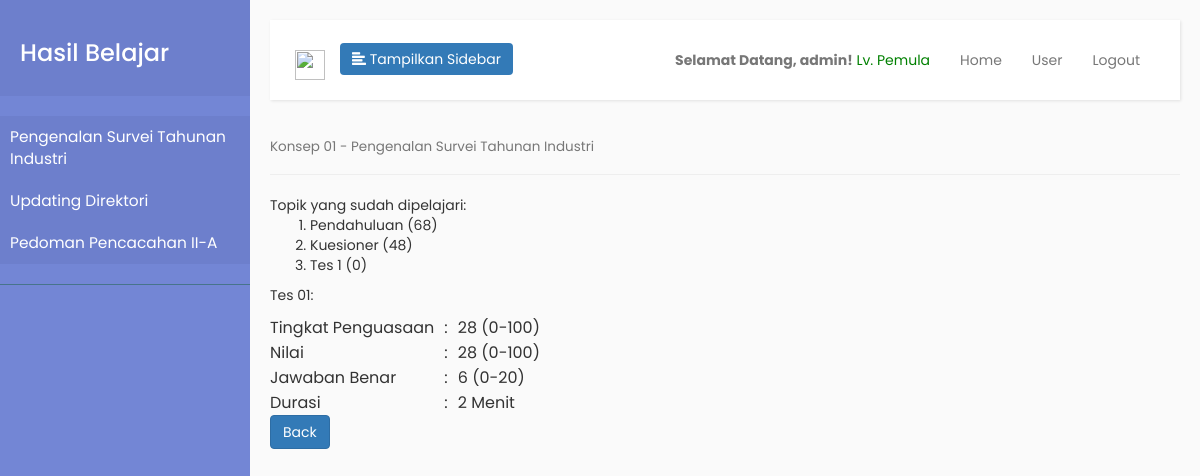
The page /hasil_belajar.php?konsep_aktif=01&topik_aktif=01 (signed in) on the database its author committed.
### tables this page shows
CREATE TABLE `materi` (
  `id_konsep` varchar(2) NOT NULL,
  `judul_konsep` varchar(256) NOT NULL,
  `id_topik` varchar(4) NOT NULL,
  `judul_topik` varchar(256) NOT NULL,
  `id` int(11) NOT NULL,
  `video_url` varchar(256) NOT NULL
);

CREATE TABLE `riwayattopik` (
  `id` int(11) NOT NULL,
  `ID_siswa` varchar(256) NOT NULL,
  `ID_topik` varchar(256) NOT NULL,
  `jumlah_topik` int(11) NOT NULL
);

CREATE TABLE `konseptes` (
  `id` int(11) NOT NULL,
  `ID_siswa` varchar(256) NOT NULL,
  `ID_tes` varchar(256) NOT NULL,
  `bobot_tes` int(11) NOT NULL,
  `durasi` int(11) NOT NULL,
  `jawaban_benar` int(11) NOT NULL,
  `nilai` int(11) NOT NULL,
  `tingkat_penguasaan` int(11) NOT NULL,
  `jumlah_tes` int(11) NOT NULL
);

### hasil_belajar.php (the view, shortened to what this page needs)
<?php
    require('blog_connect.php');
    $konsep_aktif = $_GET['konsep_aktif'];
    $topik_aktif = $_GET['topik_aktif'];
    $id_siswa = $_SESSION['nip'];
    $query = "SELECT id_konsep, judul_konsep, id_topik, judul_topik, video_url FROM materi WHERE id_konsep = '$konsep_aktif' AND id_topik = " . $konsep_aktif . $topik_aktif;
    $result = $con->query($query);
    $row = $result->fetch(PDO::FETCH_NUM);
    $konsep_aktif_judul = $row[1];
    $query = "SELECT id_siswa, id_tes, bobot_tes, durasi, jawaban_benar, nilai, tingkat_penguasaan, jumlah_tes FROM konseptes WHERE id_siswa = $id_siswa AND id_tes = $konsep_aktif";
    $result = $con->query($query);
    $row = $result->fetch(PDO::FETCH_NUM);
    $durasi = $row[3];
    $jawaban_benar = $row[4];
    $nilai = $row[5];
    $tingkat_penguasaan = $row[6];
?>
<html !DOCTYPE>
    <?php require('head.php'); ?>
    <body>
    <div class="wrapper">
        <?php
            include('sidebar_singkat.php');
        ?>
        <div id="content" class="container">
            <?php
                include('navbar.php');
            ?>
            <h4>
                <small><?php echo "Konsep " . $konsep_aktif . " - " . $konsep_aktif_judul; ?></small>
            </h4>
            <hr />
            Topik yang sudah dipelajari:
            <ol>
            <?php
                $query_judul = "SELECT id_konsep, judul_konsep, id_topik, judul_topik FROM materi WHERE id_konsep = $konsep_aktif";
                $result_judul = $con->query($query_judul);
                while ($row_judul = $result_judul->fetch(PDO::FETCH_NUM)) {
                    $jumlah = 0;
                    $query = "SELECT id_topik, jumlah_topik FROM riwayattopik WHERE id_siswa = $id_siswa AND id_topik = ". $row_judul[2];
                    $result = $con->query($query);
                    $row = $result->fetch(PDO::FETCH_NUM);
                    if ($row != NULL) {
                        $jumlah = $row[1];
                    }
                    echo "<li>" . $row_judul[3] . " (" . $jumlah . ")</ li>";
                }
            ?>
            </ol>
            Tes <?= $konsep_aktif ?>:
            <table>
                <tr>
                    <td>Tingkat Penguasaan</td>
                    <td style="padding:0 10px;">:</td>
                    <td><?= $tingkat_penguasaan ?> (0-100)</td>
                </tr>
                <tr>
                    <td>Nilai</td>
                    <td style="padding:0 10px;">:</td>
                    <td><?= $nilai ?> (0-100)</td>
                </tr>
                <tr>
                    <td>Jawaban Benar</td>
                    <td style="padding:0 10px;">:</td>
                    <td><?= $jawaban_benar ?> (0-20)</td>
                </tr>
                <tr>
                    <td>Durasi</td>
                    <td style="padding:0 10px;">:</td>
                    <td><?= $durasi ?> Menit</td>
                </tr>
            </table>
            <a href="index.php"><button type="submit" class="btn btn-primary">Back</button></a>
        </div>
    </div>
    </body>
</html>

### sidebar_singkat.php (shortened to what this page needs)
<nav id="sidebar">
    <div class="sidebar-header">
        <h3>Hasil Belajar</h3>
    </div>
    <ul class="list-unstyled components">
        <?php
            $query = "SELECT id_konsep, judul_konsep, id_topik, judul_topik FROM materi";
            $result = $con->query($query);
            $row = $result->fetch(PDO::FETCH_NUM);
            $crnt_judul = $row[1];
            $konsep_pilih = 1;
            echo('
                <li class="active">
                            <a href="hasil_belajar.php?konsep_aktif=0'.$konsep_pilih.'&topik_aktif=0'.$konsep_pilih.'">'.$crnt_judul.'</a>
            ');
            while($row = $result->fetch(PDO::FETCH_NUM)) {
                if ($row[1] != $crnt_judul)
                {
                    $crnt_judul = $row[1];
                    $konsep_pilih++;
                    echo (
                            '</li>
                        <li class="active">
                            <a href="hasil_belajar.php?konsep_aktif=0'.$konsep_pilih.'&topik_aktif=0'.$konsep_pilih.'">'.$crnt_judul.'</a>
                    ');
                }
            }
            echo('</li></ul>');
        ?>
</nav>

### css/sidebar.css (style rules this page uses)
body { font-family: 'Poppins', sans-serif; background: #fafafa; }
a, a:hover, a:focus { color: inherit; text-decoration: none; transition: all 0.3s; }
.wrapper { display: flex; align-items: stretch; }
#sidebar { min-width: 250px; max-width: 250px; background: #7386D5; color: #fff; transition: all 0.3s; }
#sidebar .sidebar-header { padding: 20px; background: #6d7fcc; }
#sidebar ul.components { padding: 20px 0; border-bottom: 1px solid #47748b; }
#sidebar ul li a { padding: 10px; font-size: 1.1em; display: block; }
#sidebar ul li.active>a, a[aria-expanded="true"] { color: #fff; background: #6d7fcc; }
#content { padding: 20px; min-height: 100vh; transition: all 0.3s; }

### rows shown on the page
materi: judul_konsep "Pengenalan Survei Tahunan Industri", judul_topik "Pendahuluan", riwayattopik.jumlah_topik "68"
materi: judul_konsep "Updating Direktori"
materi: judul_konsep "Pedoman Pencacahan II-A"
materi: judul_topik "Kuesioner", riwayattopik.jumlah_topik "48"
materi: judul_topik "Tes 1", jumlah "0"
konseptes: tingkat_penguasaan "28", nilai "28", jawaban_benar "6", durasi "2"

### other values the page prints
$_SESSION['nama'] "admin"
$konsep_aktif "01"
